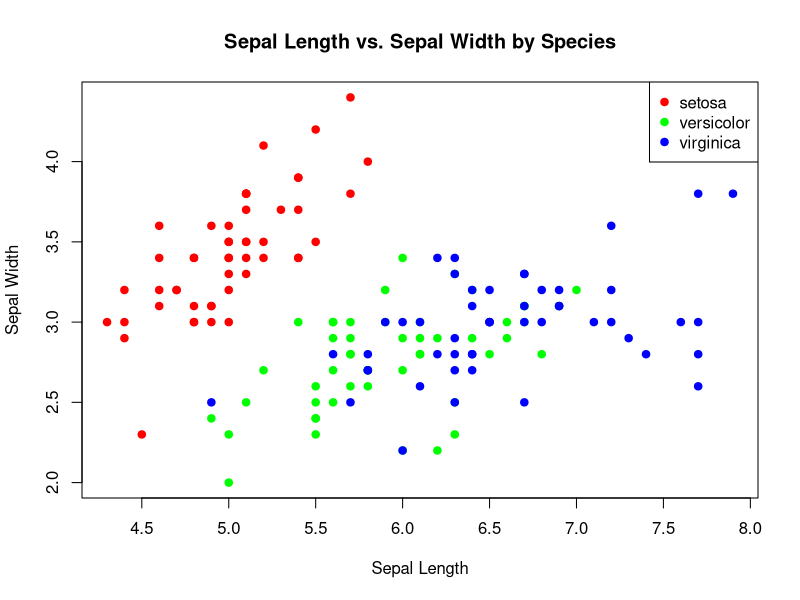

The R script that drew this image:
# Load the iris dataset
data(iris)

# Assign colors to species
species_colors <- c("setosa" = "red", "versicolor" = "green", "virginica" = "blue")
colors <- species_colors[iris$Species]

# Create the scatter plot
plot(iris$Sepal.Length, iris$Sepal.Width,
     col = colors,
     pch = 19, 
     main = "Sepal Length vs. Sepal Width by Species",
     xlab = "Sepal Length",
     ylab = "Sepal Width")

# Add legend
legend("topright", legend = levels(iris$Species), col = species_colors, pch = 19)
